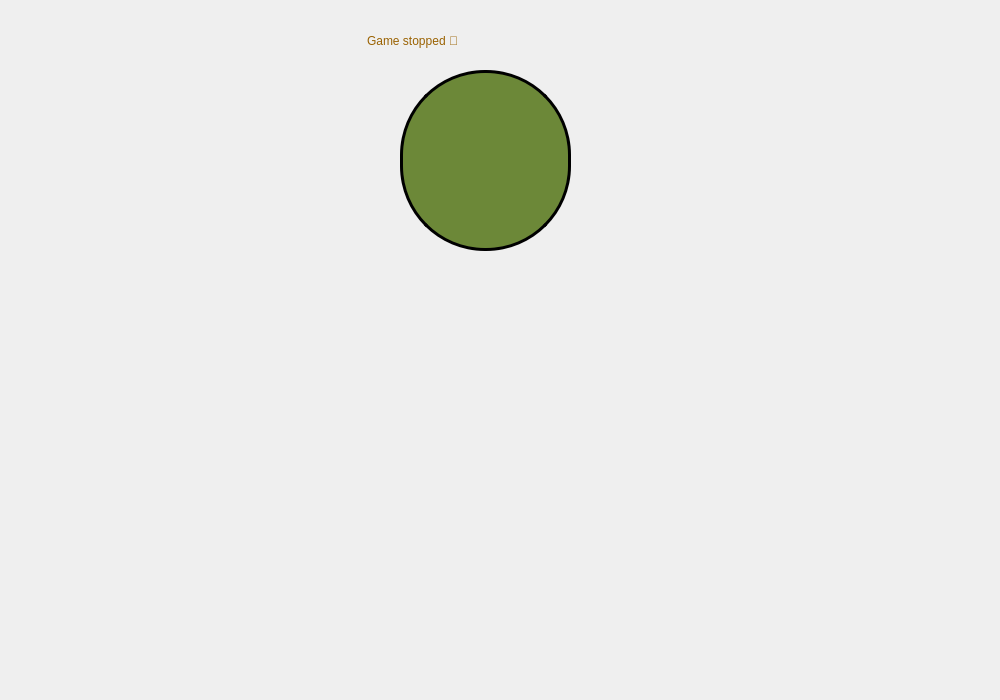
<?xml version="1.0" encoding="UTF-8"?>
<ui version="4.0">
 <class>Client</class>
 <widget class="QMainWindow" name="Client">
  <property name="geometry">
   <rect>
    <x>0</x>
    <y>0</y>
    <width>1000</width>
    <height>700</height>
   </rect>
  </property>
  <property name="windowTitle">
   <string>MainWindow</string>
  </property>
  <property name="styleSheet">
   <string notr="true"/>
  </property>
  <widget class="QWidget" name="centralwidget">
   <widget class="QWidget" name="widget" native="true">
    <property name="geometry">
     <rect>
      <x>0</x>
      <y>0</y>
      <width>1000</width>
      <height>700</height>
     </rect>
    </property>
    <property name="styleSheet">
     <string notr="true"/>
    </property>
    <widget class="QWidget" name="widget_2" native="true">
     <property name="geometry">
      <rect>
       <x>0</x>
       <y>0</y>
       <width>1000</width>
       <height>700</height>
      </rect>
     </property>
     <property name="styleSheet">
      <string notr="true">QPushButton#exit{ 
background-color: rgba(0,0,0,0);
border-radius:25px;
	border-image: url(:/Prefix/resource/Firefly_x_icon_is_circular_in_green_color_in_3D_31063-removebg-preview (1).png);
font: 600 10pt &quot;Sitka Small Semibold&quot;;
}
QPushButton#exit:hover{ 
background-color: rgba(0,0,0,0);
}
QPushButton#exit:pressed{ 
padding-left:5px;
padding-top:5px;
color:rgba(115 ,128,142,210);
}
QPushButton#stop{ 
border-image: url(:/Prefix/resource/Firefly_pause_icon_is_circular_in_green_color_in_3D_31063-removebg-preview.png);
background-color: rgba(0,0,0,0);
border-radius:25px;
}
QPushButton#stop:hover{ 
color:rgba(155,168,182,210)
}
QPushButton#stop:pressed{ 
padding-left:5px;
padding-top:5px;
color:rgba(115 ,128,142,210);
}
</string>
     </property>
     <widget class="QLabel" name="background">
      <property name="enabled">
       <bool>true</bool>
      </property>
      <property name="geometry">
       <rect>
        <x>-40</x>
        <y>-330</y>
        <width>1100</width>
        <height>1100</height>
       </rect>
      </property>
      <property name="styleSheet">
       <string notr="true">border:3px solid;
border-color :#000000;
border-image: url(:/Prefix/resource/Firefly 20240720203910.png);
</string>
      </property>
      <property name="text">
       <string/>
      </property>
     </widget>
     <widget class="QPushButton" name="stop">
      <property name="geometry">
       <rect>
        <x>920</x>
        <y>270</y>
        <width>71</width>
        <height>71</height>
       </rect>
      </property>
      <property name="styleSheet">
       <string notr="true">QPushButton#stop{ 
border-image: url(:/Prefix/resource/Firefly_pause_icon_is_circular_in_green_color_in_3D_31063-removebg-preview.png);
background-color: rgba(0,0,0,0);
border-radius:25px;
}
QPushButton#stop:hover{ 
color:rgba(155,168,182,210)
}
QPushButton#stop:pressed{ 
padding-left:5px;
padding-top:5px;
color:rgba(115 ,128,142,210);
}
</string>
      </property>
      <property name="text">
       <string/>
      </property>
     </widget>
     <widget class="QPushButton" name="exit">
      <property name="geometry">
       <rect>
        <x>920</x>
        <y>190</y>
        <width>71</width>
        <height>71</height>
       </rect>
      </property>
      <property name="styleSheet">
       <string notr="true">QPushButton#exit{ 
background-color: rgba(0,0,0,0);
border-radius:25px;
	border-image: url(:/Prefix/resource/Firefly_x_icon_is_circular_in_green_color_in_3D_31063-removebg-preview (1).png);
font: 600 10pt &quot;Sitka Small Semibold&quot;;
}
QPushButton#exit:hover{ 
background-color: rgba(0,0,0,0);
}
QPushButton#exit:pressed{ 
padding-left:5px;
padding-top:5px;
color:rgba(115 ,128,142,210);
}</string>
      </property>
      <property name="text">
       <string/>
      </property>
     </widget>
     <widget class="QLabel" name="severPic">
      <property name="geometry">
       <rect>
        <x>-10</x>
        <y>0</y>
        <width>161</width>
        <height>141</height>
       </rect>
      </property>
      <property name="styleSheet">
       <string notr="true">border-image: url(:/Prefix/resource/Firefly_cute_skeleton_icon_for_game_in_3D_78259-removebg-preview.png);</string>
      </property>
      <property name="text">
       <string/>
      </property>
     </widget>
     <widget class="QLabel" name="SrverPic">
      <property name="geometry">
       <rect>
        <x>870</x>
        <y>10</y>
        <width>151</width>
        <height>151</height>
       </rect>
      </property>
      <property name="styleSheet">
       <string notr="true">border-image: url(:/Prefix/resource/Firefly_cute_skeleton_icon_for_game_in_3D_56539-removebg-preview.png);</string>
      </property>
      <property name="text">
       <string/>
      </property>
     </widget>
     <widget class="QLabel" name="coin">
      <property name="geometry">
       <rect>
        <x>110</x>
        <y>70</y>
        <width>71</width>
        <height>71</height>
       </rect>
      </property>
      <property name="styleSheet">
       <string notr="true">font: 20pt Broadway;  
border-image: url(:/Prefix/resource/Gold_Coin_Hd_Transparent__Gold_Coin_Skull__Gold__Coin__Skull_PNG_Image_For_Free_Download-removebg-preview.png);
color: rgb(13, 13, 13);</string>
      </property>
      <property name="text">
       <string/>
      </property>
     </widget>
     <widget class="QLabel" name="coin_2">
      <property name="geometry">
       <rect>
        <x>830</x>
        <y>90</y>
        <width>71</width>
        <height>71</height>
       </rect>
      </property>
      <property name="styleSheet">
       <string notr="true">font: 20pt Broadway;  
border-image: url(:/Prefix/resource/Gold_Coin_Hd_Transparent__Gold_Coin_Skull__Gold__Coin__Skull_PNG_Image_For_Free_Download-removebg-preview.png);
color: rgb(13, 13, 13);</string>
      </property>
      <property name="text">
       <string/>
      </property>
     </widget>
     <widget class="QLabel" name="gost">
      <property name="geometry">
       <rect>
        <x>370</x>
        <y>240</y>
        <width>261</width>
        <height>321</height>
       </rect>
      </property>
      <property name="styleSheet">
       <string notr="true">border-image: url(:/Prefix/resource/Free_Halloween_T-Shirt_or_Sticker_Design-removebg-preview.png);</string>
      </property>
      <property name="text">
       <string/>
      </property>
     </widget>
     <widget class="QLabel" name="stopGost">
      <property name="geometry">
       <rect>
        <x>400</x>
        <y>70</y>
        <width>171</width>
        <height>181</height>
       </rect>
      </property>
      <property name="styleSheet">
       <string notr="true">background-color: rgb(108,136,56);
border:3px solid; 
border-color :#000;
border-radius:85px;</string>
      </property>
      <property name="text">
       <string/>
      </property>
     </widget>
     <widget class="QLabel" name="gameStoped">
      <property name="geometry">
       <rect>
        <x>367</x>
        <y>0</y>
        <width>271</width>
        <height>81</height>
       </rect>
      </property>
      <property name="styleSheet">
       <string notr="true">font: 18pt &quot;Showcard Gothic&quot;;
color: rgb(154, 98, 2);</string>
      </property>
      <property name="text">
       <string>Game stopped 🎃</string>
      </property>
     </widget>
    </widget>
   </widget>
  </widget>
 </widget>
 <resources/>
 <connections/>
</ui>
